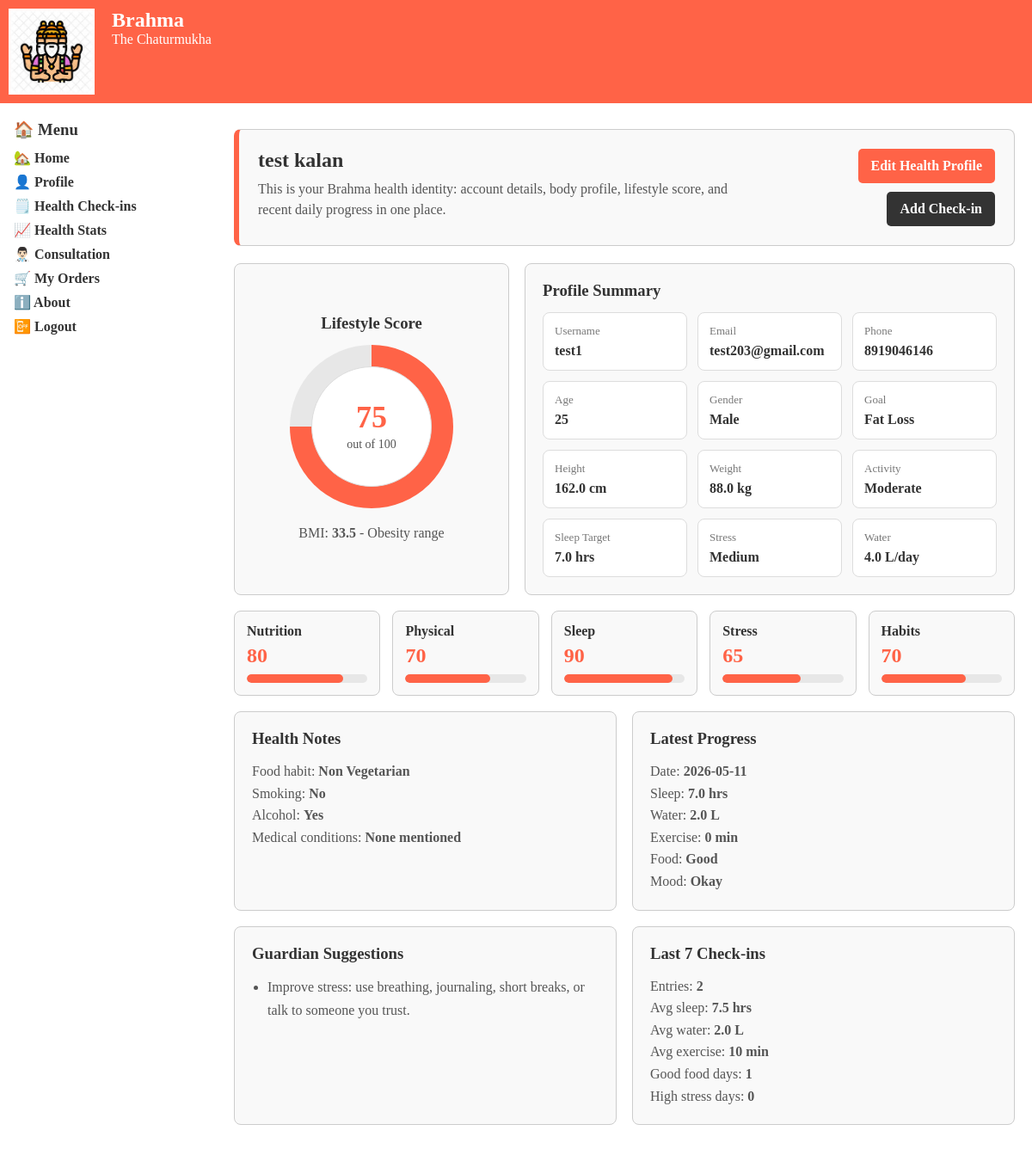
The app's page /profile (signed in), older data.
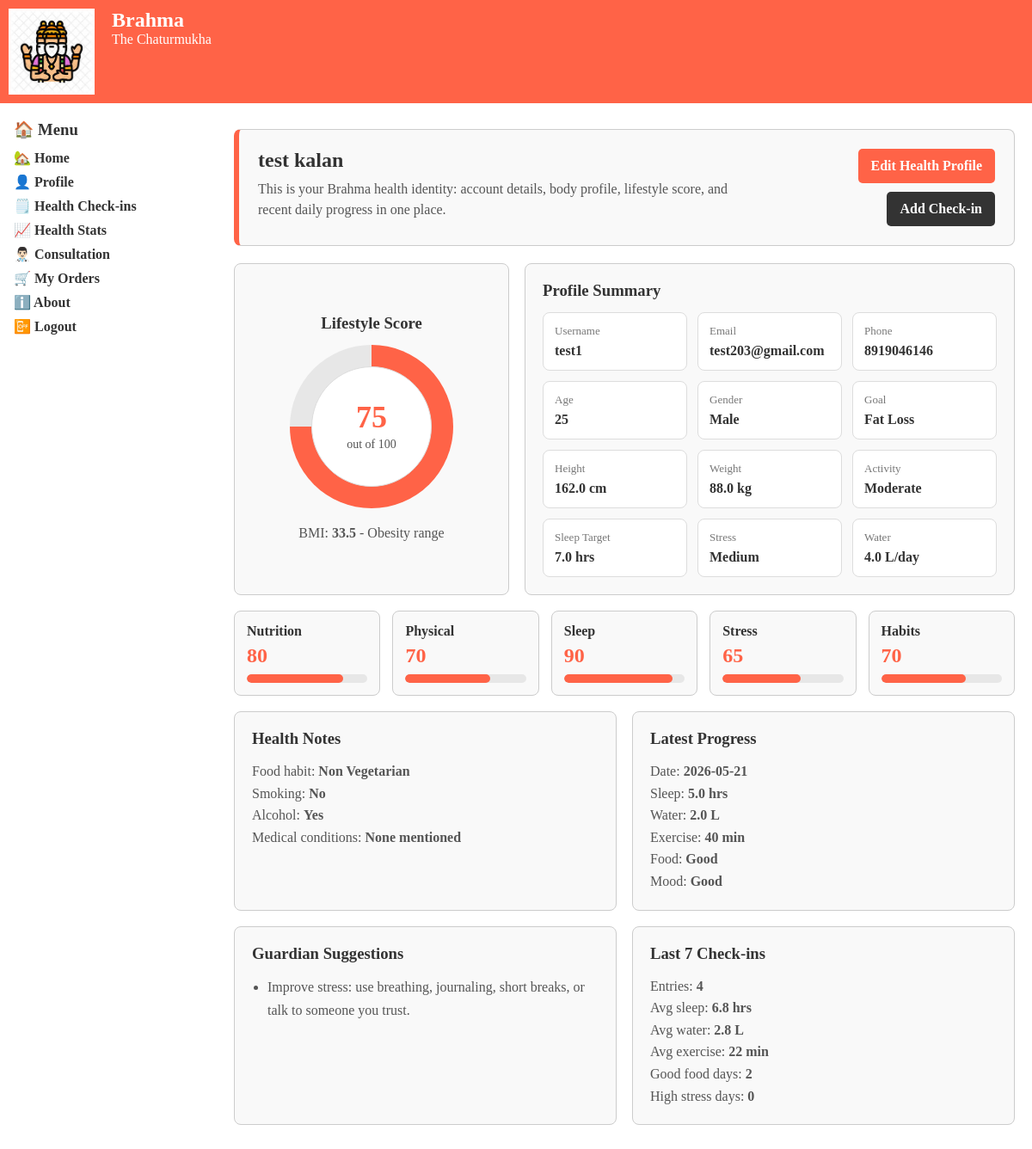
The same page, newer data.
### tables this page shows
CREATE TABLE daily_checkins (
                  id integer primary key autoincrement,
                  user_id integer not null,
                  checkin_date text not null,
                  sleep_hours real not null,
                  water_intake real not null,
                  exercise_minutes integer not null,
                  food_quality text not null,
                  stress_level text not null,
                  mood text not null,
                  weight real,
                  notes text,
                  foreign key (user_id) references users(id)
                  );

### app.py (the view)
@app.route('/profile')
def profile():
    if 'user_id' not in session:
        return redirect('/login')
    user = get_user(session['user_id'])
    health_profile = get_health_profile(session['user_id'])
    if not health_profile:
        return redirect('/profile-setup')
    analysis = calculate_health_analysis(health_profile)
    checkins = get_recent_checkins(session['user_id'])
    checkin_summary = summarize_checkins(checkins)
    latest_checkin = checkins[0] if checkins else None
    return render_template(
        'profile.html',
        user=user,
        profile=health_profile,
        analysis=analysis,
        checkin_summary=checkin_summary,
        latest_checkin=latest_checkin
    )

### app.py (called while the page is built)
def get_health_profile(user_id):
    conn = sqlite3.connect("database.db")
    conn.row_factory = sqlite3.Row
    cursor = conn.cursor()
    cursor.execute(
        "select * from health_profiles where user_id=?",
        (user_id,)
    )
    profile = cursor.fetchone()
    conn.close()
    return profile

def get_user(user_id):
    conn = sqlite3.connect("database.db")
    conn.row_factory = sqlite3.Row
    cursor = conn.cursor()
    cursor.execute(
        "select * from users where id=?",
        (user_id,)
    )
    user = cursor.fetchone()
    conn.close()
    return user

def get_recent_checkins(user_id, limit=7):
    conn = sqlite3.connect("database.db")
    conn.row_factory = sqlite3.Row
    cursor = conn.cursor()
    cursor.execute(
        "select * from daily_checkins where user_id=? order by checkin_date desc, id desc limit ?",
        (user_id, limit)
    )
    checkins = cursor.fetchall()
    conn.close()
    return checkins

### templates/profile.html (shortened to what the changed rows need)
{% extends "base.html" %}
{% block content %}
<div class="profile-page">
    <div class="profile-hero">
        <div>
            <h2>{{ user['firstname'] }} {{ user['lastname'] }}</h2>
        </div>
    </div>
    <div class="bottom-grid">
        <div class="panel">
            {% if latest_checkin %}
            <p class="note-text">
                Date: <b>{{ latest_checkin['checkin_date'] }}</b><br>
                Sleep: <b>{{ latest_checkin['sleep_hours'] }} hrs</b><br>
                Water: <b>{{ latest_checkin['water_intake'] }} L</b><br>
                Exercise: <b>{{ latest_checkin['exercise_minutes'] }} min</b><br>
                Food: <b>{{ latest_checkin['food_quality'].title() }}</b><br>
                Mood: <b>{{ latest_checkin['mood'].title() }}</b>
            </p>
            {% else %}
            <p class="note-text">No daily check-in yet. Add one to start tracking your real progress.</p>
            {% endif %}
        </div>
        <div class="panel">
            {% if checkin_summary %}
            <p class="note-text">
                Entries: <b>{{ checkin_summary.total }}</b><br>
                Avg sleep: <b>{{ checkin_summary.avg_sleep }} hrs</b><br>
                Avg water: <b>{{ checkin_summary.avg_water }} L</b><br>
                Avg exercise: <b>{{ checkin_summary.avg_exercise }} min</b><br>
                Good food days: <b>{{ checkin_summary.good_food_days }}</b><br>
                High stress days: <b>{{ checkin_summary.high_stress_days }}</b>
            </p>
            {% else %}
            <p class="note-text">Your check-in summary will appear after you add daily entries.</p>
            {% endif %}
        </div>
    </div>
</div>
{% endblock %}

Row changes from the older to the newer data that the page shows:
no longer on this page (row unchanged): daily_checkins: checkin_date "2026-05-11", sleep_hours "7.0", water_intake "2.0", exercise_minutes "0", food_quality "Good", mood "Okay"
added daily_checkins: checkin_date "2026-05-21", sleep_hours "5.0", water_intake "2.0", exercise_minutes "40", food_quality "Good", mood "Good"
Text that changed along with them:
{{ checkin_summary.total }}: "2" → "4"
{{ checkin_summary.avg_sleep }}: "7.5" → "6.8"
{{ checkin_summary.avg_water }}: "2.0" → "2.8"
{{ checkin_summary.avg_exercise }}: "10" → "22"
{{ checkin_summary.good_food_days }}: "1" → "2"
